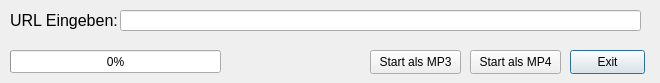
<?xml version="1.0" encoding="UTF-8"?>
<ui version="4.0">
 <class>Main_window</class>
 <widget class="QDialog" name="Main_window">
  <property name="geometry">
   <rect>
    <x>0</x>
    <y>0</y>
    <width>660</width>
    <height>83</height>
   </rect>
  </property>
  <property name="minimumSize">
   <size>
    <width>660</width>
    <height>83</height>
   </size>
  </property>
  <property name="maximumSize">
   <size>
    <width>660</width>
    <height>83</height>
   </size>
  </property>
  <property name="windowTitle">
   <string>Youtube MP3 Downloader</string>
  </property>
  <property name="windowIcon">
   <iconset>
    <normaloff>download24.ico</normaloff>download24.ico</iconset>
  </property>
  <widget class="QPushButton" name="btn_exit">
   <property name="geometry">
    <rect>
     <x>570</x>
     <y>50</y>
     <width>75</width>
     <height>24</height>
    </rect>
   </property>
   <property name="text">
    <string>Exit</string>
   </property>
  </widget>
  <widget class="QPushButton" name="btn_start_mp4">
   <property name="geometry">
    <rect>
     <x>470</x>
     <y>50</y>
     <width>91</width>
     <height>24</height>
    </rect>
   </property>
   <property name="text">
    <string>Start als MP4</string>
   </property>
  </widget>
  <widget class="QLineEdit" name="input_url">
   <property name="geometry">
    <rect>
     <x>120</x>
     <y>10</y>
     <width>521</width>
     <height>21</height>
    </rect>
   </property>
  </widget>
  <widget class="QLabel" name="lbl_url">
   <property name="geometry">
    <rect>
     <x>10</x>
     <y>10</y>
     <width>141</width>
     <height>21</height>
    </rect>
   </property>
   <property name="font">
    <font>
     <pointsize>12</pointsize>
    </font>
   </property>
   <property name="text">
    <string>URL Eingeben:</string>
   </property>
  </widget>
  <widget class="QPushButton" name="btn_start_mp3">
   <property name="geometry">
    <rect>
     <x>370</x>
     <y>50</y>
     <width>91</width>
     <height>24</height>
    </rect>
   </property>
   <property name="text">
    <string>Start als MP3</string>
   </property>
  </widget>
  <widget class="QProgressBar" name="progressBar">
   <property name="geometry">
    <rect>
     <x>10</x>
     <y>50</y>
     <width>211</width>
     <height>23</height>
    </rect>
   </property>
   <property name="value">
    <number>0</number>
   </property>
  </widget>
 </widget>
 <resources/>
 <connections/>
</ui>
